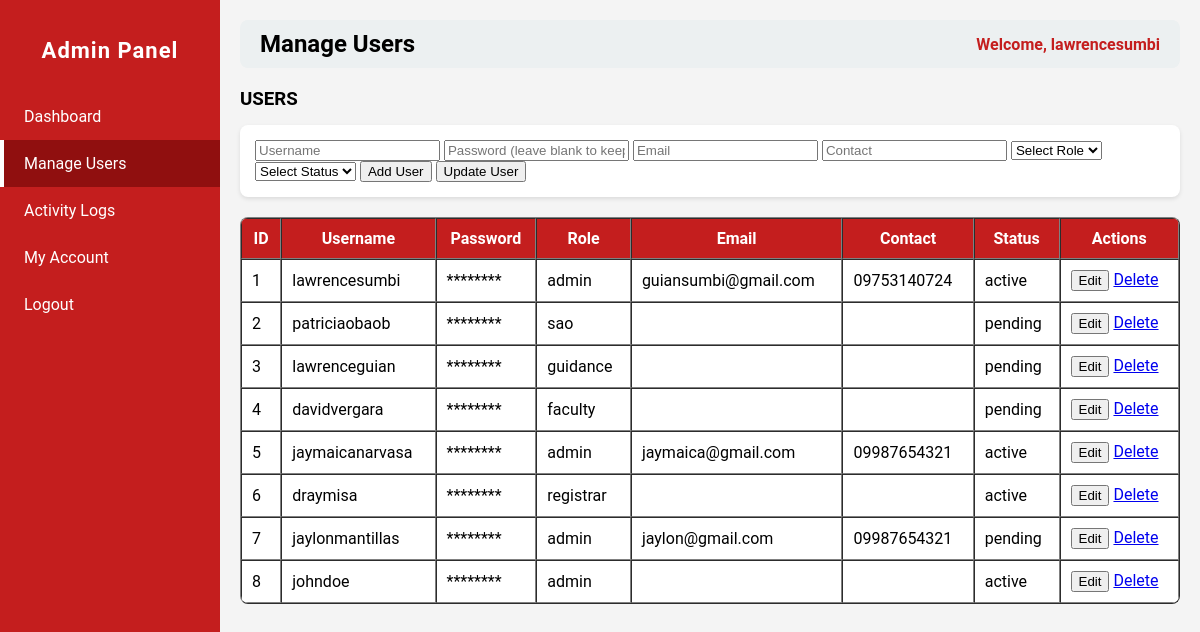
Screenshot of /admin.php?page=manage_users (signed in) with the database file from the repository.
### tables this page shows
CREATE TABLE `users` (
  `id` int(11) NOT NULL,
  `username` varchar(50) NOT NULL,
  `password` varchar(255) NOT NULL,
  `role` varchar(50) NOT NULL,
  `email` varchar(255) NOT NULL,
  `contact` varchar(50) NOT NULL,
  `status` varchar(50) NOT NULL,
  `img` varchar(255) NOT NULL
);

### admin_pages/manage_users.php (the view, shortened to what this page needs)
<?php
$host = "localhost";
$dbname = "studisciplink";
$user = "root";
$pass = "";
try {
    $pdo = new PDO("mysql:host=$host;dbname=$dbname", $user, $pass);
    $pdo->setAttribute(PDO::ATTR_ERRMODE, PDO::ERRMODE_EXCEPTION);
    $stmt = $pdo->query("SELECT * FROM users ORDER BY id ASC");
    $users = $stmt->fetchAll(PDO::FETCH_ASSOC);
} catch(PDOException $e) {
    echo "<p style='color:red;'>Database error: ".$e->getMessage()."</p>";
}
?>
<h3 style="margin-bottom:15px;">USERS</h3>
<form method="POST" style="margin-bottom:20px; background:#fff; padding:15px; border-radius:8px; box-shadow:0 2px 4px rgba(0,0,0,0.1);">
    <input type="text" name="username" id="username" placeholder="Username" required>
    <input type="password" name="password" id="password" placeholder="Password (leave blank to keep)">
    <input type="text" name="email" id="email" placeholder="Email">
    <input type="text" name="contact" id="contact" placeholder="Contact">
    <select name="role" id="role" required>
        <option value="">Select Role</option>
    </select>
    <select name="status" id="status" required>
        <option value="">Select Status</option>
    </select>
    <button type="submit" name="add_user">Add User</button>
    <button type="submit" name="update_user">Update User</button>
</form>
<table border="1" cellpadding="10" cellspacing="0" style="width:100%; background:#fff; border-radius:8px; overflow:hidden;">
    <thead style="background:#c41e1e; color:white;">
        <tr>
            <th>ID</th>
            <th>Username</th>
            <th>Password</th>
            <th>Role</th>
            <th>Email</th>
            <th>Contact</th>
            <th>Status</th>
            <th>Actions</th>
        </tr>
    </thead>
    <tbody>
        <?php foreach($users as $user): ?>
        <tr>
            <td><?php echo $user['id']; ?></td>
            <td><?php echo $user['username']; ?></td>
            <td>********</td>
            <td><?php echo $user['role']; ?></td>
            <td><?php echo $user['email']; ?></td>
            <td><?php echo $user['contact']; ?></td>
            <td><?php echo $user['status']; ?></td>
            <td>
                <button onclick="editUser(<?php echo htmlspecialchars(json_encode($user)); ?>)">Edit</button>
                <a href="?page=manage_users&delete=<?php echo $user['id']; ?>" onclick="return confirm('Are you sure?')">Delete</a>
            </td>
        </tr>
        <?php endforeach; ?>
    </tbody>
</table>

### admin.php (shortened to what this page needs)
<?php
$page = isset($_GET['page']) ? $_GET['page'] : 'dashboard';
?>
<!DOCTYPE html>
<html>
<head>
</head>
<body>
<div class="sidebar">
    <h2>Admin Panel</h2>
    <a href="?page=dashboard" class="<?php echo $page=='dashboard' ? 'active' : ''; ?>">Dashboard</a>
    <a href="?page=manage_users" class="<?php echo $page=='manage_users' ? 'active' : ''; ?>">Manage Users</a>
    <a href="?page=activity_logs" class="<?php echo $page=='activity_logs' ? 'active' : ''; ?>">Activity Logs</a>
    <a href="?page=my_account" class="<?php echo $page=='my_account' ? 'active' : ''; ?>">My Account</a>
    <a href="logout.php">Logout</a>
</div>
<div class="main-content">
    <div class="header">
        <h2><?php echo str_replace('_',' ', $page); ?></h2>
        <span>Welcome, <?php echo $_SESSION['username']; ?></span>
    </div>
    <div class="content">
        <?php
        $file = "admin_pages/{$page}.php";
        if(file_exists($file)){
            include $file;
        } else {
            echo "<p>Page not found.</p>";
        }
        ?>
    </div>
</div>
</body>
</html>

### admin.php (style rules this page uses)
body { margin: 0; font-family: 'Roboto', sans-serif; background: #f4f4f4; }
.sidebar { position: fixed; top: 0; left: 0; width: 220px; height: 100%; background-color: #c41e1e; color: white; display: flex; flex-direction: column; padding-top: 20px; }
.sidebar h2 { text-align: center; margin-bottom: 30px; font-size: 22px; letter-spacing: 1px; }
.sidebar a { padding: 14px 20px; text-decoration: none; color: white; display: block; transition: 0.3s; border-left: 4px solid transparent; }
.sidebar a.active { background-color: #900f0f; border-left: 4px solid #fff; }
.main-content { margin-left: 220px; padding: 20px; }
.header { display: flex; justify-content: space-between; align-items: center; background: #ecf0f1; padding: 10px 20px; border-radius: 8px; margin-bottom: 20px; }
.header h2 { margin: 0; text-transform: capitalize; }
.header span { font-weight: bold; color: #c41e1e; }

### rows the page displays
users: id "1", username "lawrencesumbi", role "admin", email "guiansumbi@gmail.com", contact "09753140724", status "active"
users: id "2", username "patriciaobaob", role "sao", status "pending"
users: id "3", username "lawrenceguian", role "guidance", status "pending"
users: id "4", username "davidvergara", role "faculty", status "pending"
users: id "5", username "jaymaicanarvasa", role "admin", email "jaymaica@gmail.com", contact "09987654321", status "active"
users: id "6", username "draymisa", role "registrar", status "active"
users: id "7", username "jaylonmantillas", role "admin", email "jaylon@gmail.com", contact "09987654321", status "pending"
users: id "8", username "johndoe", role "admin", status "active"

### other values shown
str_replace('_',' ', $page) "Manage Users"
$_SESSION['username'] "lawrencesumbi"
